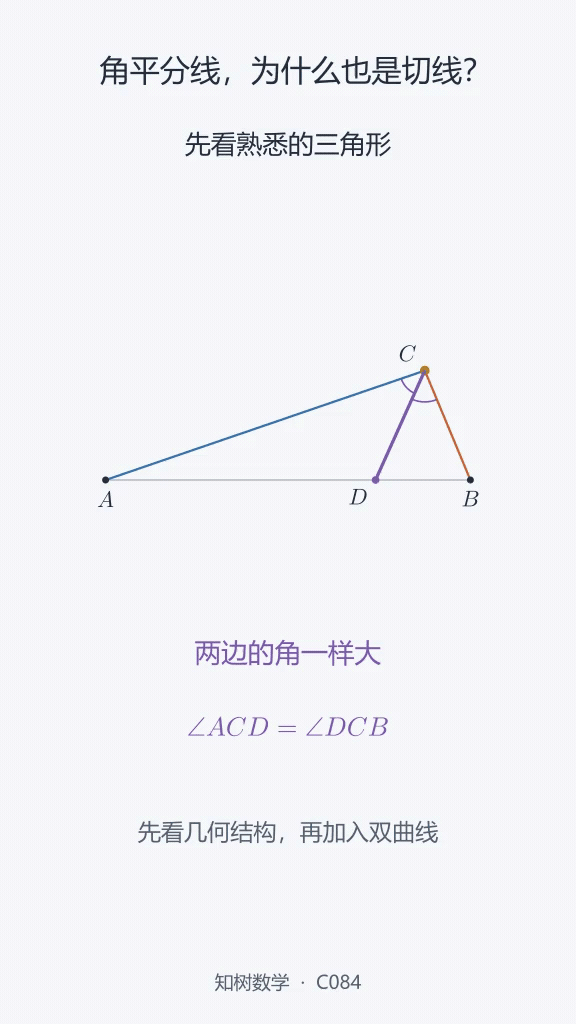
#> input picture 03_conic/C084_hyperbola_focal_triangle_internal_angle_bisector/images/focal_bisector.gif, 576 x 1024 px, found by its file name
$ python review_gif.py
#> lines starting #> are read from the running program, lines starting #| are printed output that depends on the picture
from pathlib import Path
from PIL import Image,ImageDraw,ImageChops,ImageStat
import json,sys
root=Path(__file__).resolve().parents[3]
work=root/'build/manim/C084/focal_bisector';review=work/'review';review.mkdir(exist_ok=True)
gif=work/'focal_bisector.gif'
targets=[0,2.5,5.8,8.8,11.3,14.4,19.8,23.8]
with Image.open(gif) as im:
#> im is the input picture: PIL image 576x1024 P; mean R, G, B, A 242.7, 242.7, 246.6, 255
 t=0;frames=[];shots=[];selected=set()
 for i in range(im.n_frames):
  im.seek(i);rgb=im.convert('RGB');duration=im.info.get('duration',0)
  for target in targets:
   if target not in selected and t+duration/1000>=target:
    name=f'frame-{i:03d}.png';rgb.save(review/name);shots.append({'index':i,'time':round(t,3),'path':name});selected.add(target)
  frames.append(rgb.copy());t+=duration/1000
#> this loop made 287 passes
#> (duration, t) on passes 1 to 3: (80, 0.08), (90, 0.17), (80, 0.25)
#> im: PIL image 576x1024 RGBA
#> after the loop, frames = 287 items; selected = 8 items; shots = 8 items; t = 23.91
 first=frames[0];last=frames[-1]
 diff=ImageChops.difference(first,last)
 loop_mad=sum(ImageStat.Stat(diff).mean)/3
#> loop_mad = 0.241
 sheet=Image.new('RGB',(4*288,2*544),'#e8e8e8');d=ImageDraw.Draw(sheet)
#> after `sheet = Image.new('RGB', (4 * 288, 2 * 544), '#e8e8e8')`: sheet: PIL image 1152x1088 RGB; every value is 232
 for j,shot in enumerate(shots):
  thumb=Image.open(review/shot['path']).resize((288,512));x=(j%4)*288;y=(j//4)*544
#> after `x = j % 4 * 288`: x = 0
#> after `y = j // 4 * 544`: y = 0
  sheet.paste(thumb,(x,y+30));d.text((x+10,y+8),f"{shot['time']}s / {shot['index']}",fill='black')
#> after `sheet.paste(thumb, (x, y + 30))`:
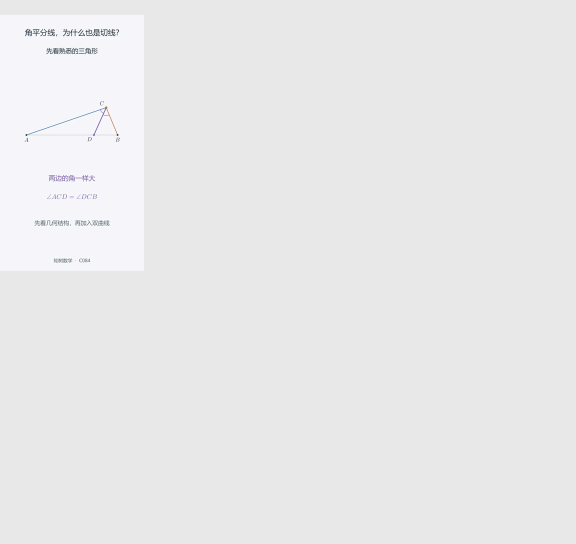
#> sheet: PIL image 1152x1088 RGB (shown at 1/2 size); mean R, G, B 233.2, 233.3, 233.8
 sheet.save(review/'contact.png')
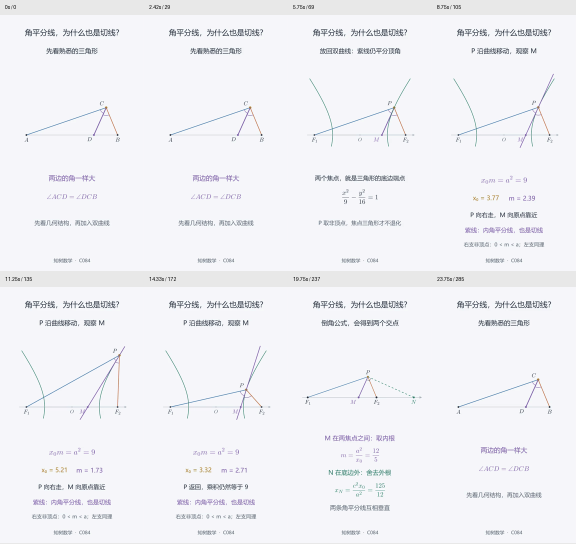
#> saved as contact.png: PIL image 1152x1088 RGB (shown at 1/2 size); mean R, G, B 241, 241.3, 245.4
 result={'frames':len(frames),'duration_seconds':round(t,3),'loop':im.info.get('loop'),'size':first.size,'loop_boundary_mean_difference':loop_mad,'keyframes':shots}
 (review/'review.json').write_text(json.dumps(result,indent=2),encoding='utf8');print(json.dumps(result,indent=2))
#> (printed output is left out)
